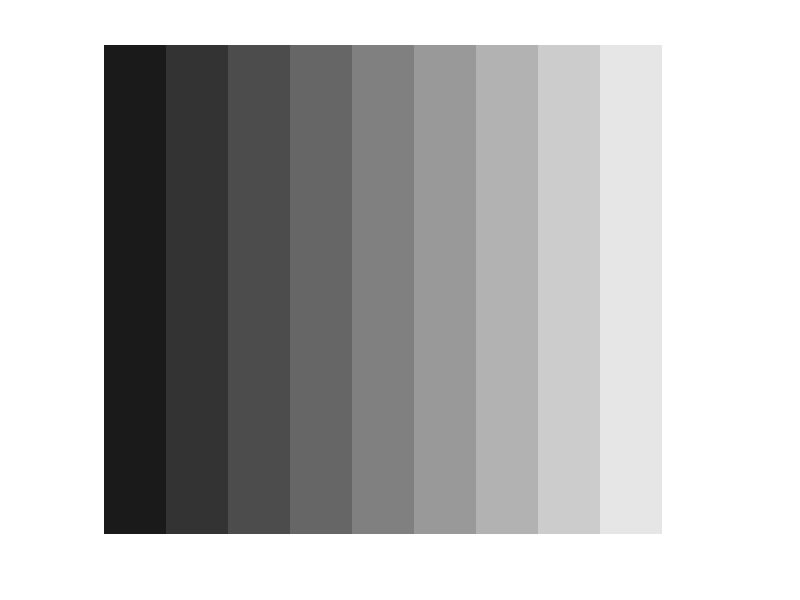

The MATLAB script that drew this image:
%UsingColormaps.m

clear all
close all

img=1:10;
figure(1)
paintpots = ones(10,3);
image(img);
colormap(paintpots)
axis off;

for i=1:10
    paintpots(i,:)=(i/10);
    colormap(paintpots);
    pause
end